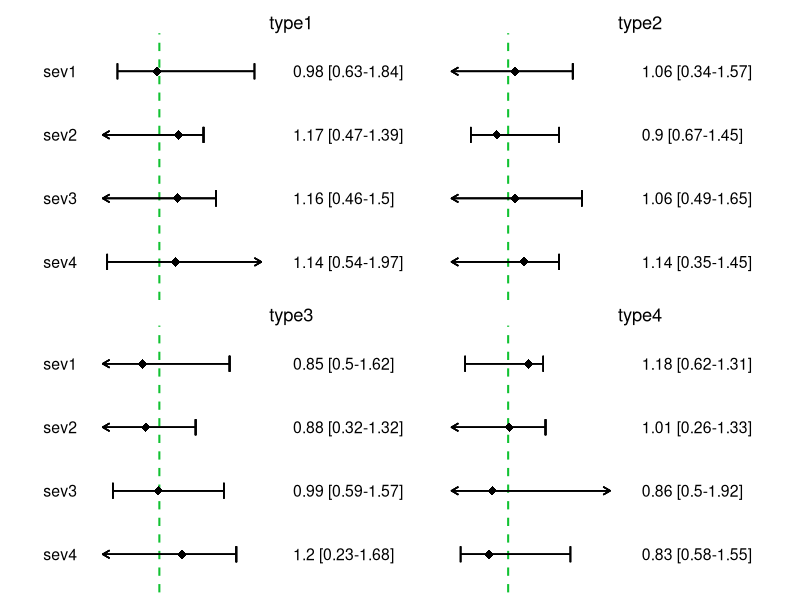

Generate this figure with R:
library(ggplot2)
library(dplyr)
library(readxl)
library(stringr)
library(patchwork)



#Generate some random data
data <- data.frame(
  type = rep(c("type1", "type2", "type3", "type4"), 4),
  sev = rep(c("sev1", "sev2", "sev3", "sev4"), each=4),
  HR = round(runif(16, min=0.8, max=1.2),2),
  lower = round(runif(16, min=0.2, max=0.69),2),
  upper = round(runif(16, min=1.31, max=2),2)
) %>% 
  mutate(label = paste(HR, " [", lower, "-", upper, "]", sep=""),
         sev = factor(sev, levels=c("sev4", "sev3", "sev2", "sev1"))) #just to order them around


data <-
data |> tibble()

# Overall sevs column
tab0 <- data %>% 
  filter(type=="type1") %>% #this selection here doesn't really matter
  ggplot()+
  geom_text(aes(y = sev, x = 1.2, label=sev, hjust=0), size = 4) +
  ylab(NULL) + xlab(NULL) +
  theme_void()+
  xlim(1,1.5)





#define function for graphical parts of the whole product
grapher <- function(typestr, #tells how to subset the data
                    bottom=F, #for the x-axis title
                    bound_lower=.5, #these bounds are for the arrowheads (you can also change them when calling the function out in the bottom part of the code)
                    bound_upper=1.9){
  data <- data %>% 
    filter(type==typestr) #filter out the wished subset
  res <- data %>% 
    ggplot(aes(y = sev, x = HR)) +
    geom_vline(xintercept = 1, color = "#11c232", linetype = "dashed", cex = .7, alpha = 1) +
    geom_point(shape = 18, size = 3) +  
    scale_x_continuous(name = "HR [95% CI]", limits = c(bound_lower, bound_upper))+
    ylab(" ") + 
    theme_void()
  #x-axis title only for graphs in the bottom part of the whole combined graph
  if(bottom==F){
    res <- res +
      theme(axis.title.x = element_blank(),
            axis.text.x.bottom = element_blank(),
            axis.ticks.x = element_blank())
  }
  #arrows for those CI-s which exceed limits
  #the loop basically checks for each datapoint, if its bounds exceed the limits given (bound_lower and bound_upper)
  lower <- data$lower
  upper <- data$upper
  sev <- data$sev
  for(i in 1:nrow(data)){
    if(is.na(lower[i])) { #do we have info on the CI (will leave empty line in the graph if TRUE)?
      #do nothing
    } else{
      if(lower[i] > bound_lower & upper[i] < bound_upper){ #are all bounds between boundaries?
        res <- res +
          geom_errorbarh(aes_(xmin = lower[i], xmax = upper[i],y = sev[i]), height = 0.25)
      } else if(lower[i] <= bound_lower & upper[i] >= bound_upper){ #are both bounds out of boundaries?
        res <- res +
          geom_segment(aes_(x = bound_lower, xend = bound_upper,y = sev[i], yend = sev[i]),
                       arrow = arrow(length=unit(0.20,"cm"), ends="both", type = "open"))
      } else if(lower[i] > bound_lower & upper[i] >= bound_upper){ #is upper bound out of scope?
        res <- res+
          geom_segment(aes_(x = lower[i], xend = bound_upper, y = sev[i], yend = sev[i]),
                       arrow = arrow(length=unit(0.20,"cm"), ends = "last", type = "open")) +
          geom_errorbarh(aes_(xmin = lower[i], xmax = lower[i], y = sev[i]), height = 0.25)
      } else{ #is lower bound out of scope?
        res <- res+
          geom_segment(aes_(x = bound_lower, xend = upper[i], y = sev[i], yend = sev[i]),
                       arrow = arrow(length=unit(0.20,"cm"), ends="first", type = "open")) +
          geom_errorbarh(aes_(xmin = upper[i], xmax = upper[i], y = sev[i]), height = 0.25)
      }
    }
  }
  res
}



#function for the textual parts of the whole graph
tabber <- function(typestr, title){
  data %>% 
    filter(type==typestr) %>% 
    ggplot()+
    geom_text(aes(y = sev, x = 1.05, label=label, hjust=0), size = 4) +
    ylab(NULL) + xlab(NULL) +
    theme_void()+
    xlim(1, 1.5)+
    ggtitle(title)
}


#test it out
tab0 + grapher("type1") + tabber("type1", "type1") +
  grapher("type2") + tabber("type2", "type2") +
  tab0 +
  grapher("type3", bottom=T) + tabber("type3", "type3") +
  grapher("type4", bottom=T) + tabber("type4", "type4") +
  plot_layout(ncol=5,
              widths = c(.15, rep(.3, 4))) #plot_layout adjusts the characteristics of the whole combined graph



